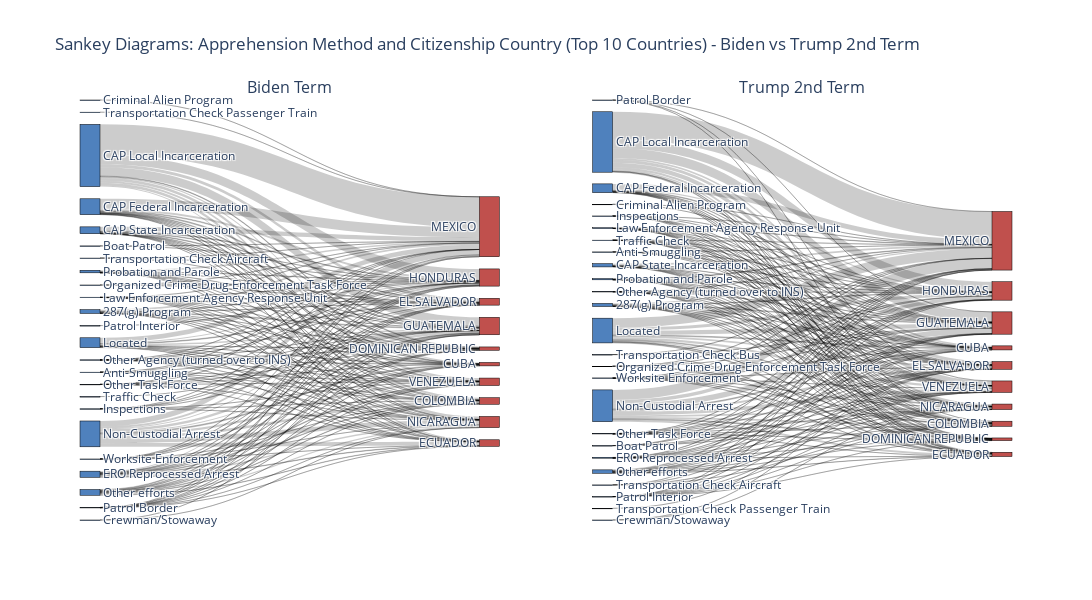

Notebook source saved alongside this figure:
### Markdown cell above
## Distintictive national background for people identified as males or females

### Code cell
from plotly.subplots import make_subplots

def sankey_data_country_method(df, top_n=10):
    pivot_counts = pd.pivot_table(
        df,
        index="Citizenship Country",
        columns="Apprehension Method",
        values="Unique Identifier",
        aggfunc="count",
        fill_value=0
    )
    # Save absolute and percent tables
    pivot_counts.to_csv(f"outputs/tables/{df.name}_country_method_counts.csv")
    pivot_percent = pivot_counts.div(pivot_counts.sum(axis=1), axis=0) * 100
    pivot_percent = pivot_percent.round(2)
    pivot_percent.to_csv(f"outputs/tables/{df.name}_country_method_percent.csv")
    # Top N countries
    pivot_counts_top = pivot_counts.loc[pivot_counts.sum(axis=1).sort_values(ascending=False).head(top_n).index]
    methods = list(pivot_counts_top.columns)
    countries = list(pivot_counts_top.index)
    labels = methods + countries
    source, target, value = [], [], []
    for i, method in enumerate(methods):
        for j, country in enumerate(countries):
            count = pivot_counts_top.loc[country, method]
            if count > 0:
                source.append(i)
                target.append(len(methods) + j)
                value.append(count)
    return labels, source, target, value, methods, countries

# Attach a name attribute for saving
biden_term.name = "biden_term"
trump_second_term.name = "trump_second_term"

# Prepare Sankey data for both terms
labels_biden, source_biden, target_biden, value_biden, methods_biden, countries_biden = sankey_data_country_method(biden_term)
labels_trump2, source_trump2, target_trump2, value_trump2, methods_trump2, countries_trump2 = sankey_data_country_method(trump_second_term)

fig = make_subplots(rows=1, cols=2, specs=[[{'type': 'sankey'}, {'type': 'sankey'}]],
                    subplot_titles=["Biden Term", "Trump 2nd Term"])

# Biden Sankey
fig.add_trace(go.Sankey(
    node=dict(
        pad=15,
        thickness=20,
        line=dict(color="black", width=0.5),
        label=labels_biden,
        color=["#4F81BD"]*len(methods_biden) + ["#C0504D"]*len(countries_biden)
    ),
    link=dict(
        source=source_biden,
        target=target_biden,
        value=value_biden,
        label=[f"{labels_biden[s]} → {labels_biden[t]}: {v} ({v / sum(value_biden) * 100:.1f}%)" for s, t, v in zip(source_biden, target_biden, value_biden)]
    )
), row=1, col=1)

# Trump 2nd Term Sankey
fig.add_trace(go.Sankey(
    node=dict(
        pad=15,
        thickness=20,
        line=dict(color="black", width=0.5),
        label=labels_trump2,
        color=["#4F81BD"]*len(methods_trump2) + ["#C0504D"]*len(countries_trump2)
    ),
    link=dict(
        source=source_trump2,
        target=target_trump2,
        value=value_trump2,
        label=[f"{labels_trump2[s]} → {labels_trump2[t]}: {v} ({v / sum(value_trump2) * 100:.1f}%)" for s, t, v in zip(source_trump2, target_trump2, value_trump2)]
    )
), row=1, col=2)

fig.update_layout(
    title_text="Sankey Diagrams: Apprehension Method and Citizenship Country (Top 10 Countries) - Biden vs Trump 2nd Term",
    font_size=12,
    height=600,
    width=1200
)
fig.write_image("outputs/figures/sankey_method_country_biden_trump2.png")
fig.show()

### Figure 1 — Plotly figure (JSON) as saved in the notebook; plotly's stock layout.template omitted (floating-point values rounded to 4 significant figures; data arrays with more than 128 entries replaced by an {"elided": "..."} marker saying what was removed)
{"data": [{"domain": {"x": [0, 0.45], "y": [0, 1]}, "link": {"label": {"elided": "163 str values"}, "source": {"elided": "163 int values"}, "target": {"elided": "163 int values"}, "value": {"elided": "163 int values"}}, "node": {"color": ["#4F81BD", "#4F81BD", "#4F81BD", "#4F81BD", "#4F81BD", "#4F81BD", "#4F81BD", "#4F81BD", "#4F81BD", "#4F81BD", "#4F81BD", "#4F81BD", "#4F81BD", "#4F81BD", "#4F81BD", "#4F81BD", "#4F81BD", "#4F81BD", "#4F81BD", "#4F81BD", "#4F81BD", "#4F81BD", "#4F81BD", "#4F81BD", "#C0504D", "#C0504D", "#C0504D", "#C0504D", "#C0504D", "#C0504D", "#C0504D", "#C0504D", "#C0504D", "#C0504D"], "label": ["287(g) Program", "Anti-Smuggling", "Boat Patrol", "CAP Federal Incarceration", "CAP Local Incarceration", "CAP State Incarceration", "Crewman/Stowaway", "Criminal Alien Program", "ERO Reprocessed Arrest", "Inspections", "Law Enforcement Agency Response Unit", "Located", "Non-Custodial Arrest", "Organized Crime Drug Enforcement Task Force", "Other Agency (turned over to INS)", "Other Task Force", "Other efforts", "Patrol Border", "Patrol Interior", "Probation and Parole", "Traffic Check", "Transportation Check Aircraft", "Transportation Check Passenger Train", "Worksite Enforcement", "MEXICO", "GUATEMALA", "HONDURAS", "NICARAGUA", "VENEZUELA", "EL SALVADOR", "COLOMBIA", "ECUADOR", "CUBA", "DOMINICAN REPUBLIC"], "line": {"color": "black", "width": 0.5}, "pad": 15, "thickness": 20}, "type": "sankey"}, {"domain": {"x": [0.55, 1], "y": [0, 1]}, "link": {"label": {"elided": "187 str values"}, "source": {"elided": "187 int values"}, "target": {"elided": "187 int values"}, "value": {"elided": "187 int values"}}, "node": {"color": ["#4F81BD", "#4F81BD", "#4F81BD", "#4F81BD", "#4F81BD", "#4F81BD", "#4F81BD", "#4F81BD", "#4F81BD", "#4F81BD", "#4F81BD", "#4F81BD", "#4F81BD", "#4F81BD", "#4F81BD", "#4F81BD", "#4F81BD", "#4F81BD", "#4F81BD", "#4F81BD", "#4F81BD", "#4F81BD", "#4F81BD", "#4F81BD", "#4F81BD", "#C0504D", "#C0504D", "#C0504D", "#C0504D", "#C0504D", "#C0504D", "#C0504D", "#C0504D", "#C0504D", "#C0504D"], "label": ["287(g) Program", "Anti-Smuggling", "Boat Patrol", "CAP Federal Incarceration", "CAP Local Incarceration", "CAP State Incarceration", "Crewman/Stowaway", "Criminal Alien Program", "ERO Reprocessed Arrest", "Inspections", "Law Enforcement Agency Response Unit", "Located", "Non-Custodial Arrest", "Organized Crime Drug Enforcement Task Force", "Other Agency (turned over to INS)", "Other Task Force", "Other efforts", "Patrol Border", "Patrol Interior", "Probation and Parole", "Traffic Check", "Transportation Check Aircraft", "Transportation Check Bus", "Transportation Check Passenger Train", "Worksite Enforcement", "MEXICO", "GUATEMALA", "HONDURAS", "VENEZUELA", "EL SALVADOR", "NICARAGUA", "COLOMBIA", "ECUADOR", "CUBA", "DOMINICAN REPUBLIC"], "line": {"color": "black", "width": 0.5}, "pad": 15, "thickness": 20}, "type": "sankey"}], "layout": {"annotations": [{"font": {"size": 16}, "showarrow": false, "text": "Biden Term", "x": 0.225, "xanchor": "center", "xref": "paper", "y": 1, "yanchor": "bottom", "yref": "paper"}, {"font": {"size": 16}, "showarrow": false, "text": "Trump 2nd Term", "x": 0.775, "xanchor": "center", "xref": "paper", "y": 1, "yanchor": "bottom", "yref": "paper"}], "font": {"size": 12}, "height": 600, "title": {"text": "Sankey Diagrams: Apprehension Method and Citizenship Country (Top 10 Countries) - Biden vs Trump 2nd Term"}, "width": 1200}}
